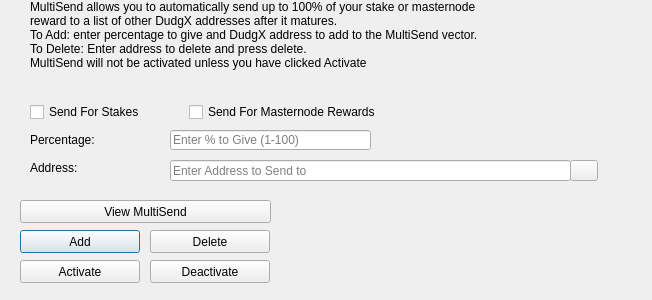
<?xml version="1.0" encoding="UTF-8"?>
<ui version="4.0">
 <class>MultiSendDialog</class>
 <widget class="QDialog" name="MultiSendDialog">
  <property name="windowModality">
   <enum>Qt::NonModal</enum>
  </property>
  <property name="geometry">
   <rect>
    <x>0</x>
    <y>0</y>
    <width>652</width>
    <height>300</height>
   </rect>
  </property>
  <property name="windowTitle">
   <string>MultiSend</string>
  </property>
  <widget class="QLineEdit" name="multiSendPercentEdit">
   <property name="geometry">
    <rect>
     <x>170</x>
     <y>130</y>
     <width>201</width>
     <height>20</height>
    </rect>
   </property>
   <property name="toolTip">
    <string>Enter whole numbers 1 - 100</string>
   </property>
   <property name="placeholderText">
    <string>Enter % to Give (1-100)</string>
   </property>
  </widget>
  <widget class="QLineEdit" name="multiSendAddressEdit">
   <property name="geometry">
    <rect>
     <x>170</x>
     <y>160</y>
     <width>401</width>
     <height>21</height>
    </rect>
   </property>
   <property name="toolTip">
    <string/>
   </property>
   <property name="placeholderText">
    <string>Enter Address to Send to</string>
   </property>
  </widget>
  <widget class="QLabel" name="label_2">
   <property name="geometry">
    <rect>
     <x>30</x>
     <y>0</y>
     <width>451</width>
     <height>121</height>
    </rect>
   </property>
   <property name="lineWidth">
    <number>1</number>
   </property>
   <property name="text">
    <string>MultiSend allows you to automatically send up to 100% of your stake or masternode reward to a list of other DudgX addresses after it matures.
To Add: enter percentage to give and DudgX address to add to the MultiSend vector.
To Delete: Enter address to delete and press delete.
MultiSend will not be activated unless you have clicked Activate</string>
   </property>
   <property name="alignment">
    <set>Qt::AlignLeading|Qt::AlignLeft|Qt::AlignTop</set>
   </property>
   <property name="wordWrap">
    <bool>true</bool>
   </property>
  </widget>
  <widget class="QLabel" name="message">
   <property name="geometry">
    <rect>
     <x>290</x>
     <y>200</y>
     <width>351</width>
     <height>91</height>
    </rect>
   </property>
   <property name="text">
    <string/>
   </property>
  </widget>
  <widget class="QPushButton" name="addButton">
   <property name="geometry">
    <rect>
     <x>20</x>
     <y>230</y>
     <width>120</width>
     <height>23</height>
    </rect>
   </property>
   <property name="toolTip">
    <string/>
   </property>
   <property name="statusTip">
    <string>Add to MultiSend Vector</string>
   </property>
   <property name="text">
    <string>Add</string>
   </property>
  </widget>
  <widget class="QPushButton" name="disableButton">
   <property name="geometry">
    <rect>
     <x>150</x>
     <y>260</y>
     <width>120</width>
     <height>23</height>
    </rect>
   </property>
   <property name="statusTip">
    <string>Deactivate MultiSend</string>
   </property>
   <property name="text">
    <string>Deactivate</string>
   </property>
  </widget>
  <widget class="QPushButton" name="addressBookButton">
   <property name="geometry">
    <rect>
     <x>570</x>
     <y>160</y>
     <width>28</width>
     <height>21</height>
    </rect>
   </property>
   <property name="toolTip">
    <string>Choose an address from the address book</string>
   </property>
   <property name="text">
    <string/>
   </property>
   <property name="icon">
    <iconset resource="../DudgX.qrc">
     <normaloff>:/icons/address-book</normaloff>:/icons/address-book</iconset>
   </property>
   <property name="shortcut">
    <string>Alt+A</string>
   </property>
   <property name="autoDefault">
    <bool>false</bool>
   </property>
  </widget>
  <widget class="QLabel" name="label">
   <property name="geometry">
    <rect>
     <x>30</x>
     <y>130</y>
     <width>121</width>
     <height>20</height>
    </rect>
   </property>
   <property name="toolTip">
    <string>Percentage of stake to send</string>
   </property>
   <property name="text">
    <string>Percentage:</string>
   </property>
  </widget>
  <widget class="QLabel" name="label_5">
   <property name="geometry">
    <rect>
     <x>30</x>
     <y>160</y>
     <width>111</width>
     <height>16</height>
    </rect>
   </property>
   <property name="toolTip">
    <string>Address to send portion of stake to</string>
   </property>
   <property name="text">
    <string>Address:</string>
   </property>
  </widget>
  <widget class="QPushButton" name="deleteButton">
   <property name="geometry">
    <rect>
     <x>150</x>
     <y>230</y>
     <width>120</width>
     <height>23</height>
    </rect>
   </property>
   <property name="toolTip">
    <string/>
   </property>
   <property name="statusTip">
    <string>Delete Address From MultiSend Vector</string>
   </property>
   <property name="text">
    <string>Delete</string>
   </property>
  </widget>
  <widget class="QPushButton" name="activateButton">
   <property name="geometry">
    <rect>
     <x>20</x>
     <y>260</y>
     <width>120</width>
     <height>23</height>
    </rect>
   </property>
   <property name="statusTip">
    <string>Activate MultiSend</string>
   </property>
   <property name="text">
    <string>Activate</string>
   </property>
  </widget>
  <widget class="QPushButton" name="viewButton">
   <property name="geometry">
    <rect>
     <x>20</x>
     <y>200</y>
     <width>251</width>
     <height>23</height>
    </rect>
   </property>
   <property name="toolTip">
    <string/>
   </property>
   <property name="statusTip">
    <string>View MultiSend Vector</string>
   </property>
   <property name="text">
    <string>View MultiSend</string>
   </property>
  </widget>
  <widget class="QWidget" name="horizontalLayoutWidget">
   <property name="geometry">
    <rect>
     <x>30</x>
     <y>100</y>
     <width>351</width>
     <height>24</height>
    </rect>
   </property>
   <layout class="QHBoxLayout" name="horizontalLayout">
    <item>
     <widget class="QCheckBox" name="multiSendStakeCheckBox">
      <property name="text">
       <string>Send For Stakes</string>
      </property>
     </widget>
    </item>
    <item>
     <widget class="QCheckBox" name="multiSendMasternodeCheckBox">
      <property name="text">
       <string>Send For Masternode Rewards</string>
      </property>
     </widget>
    </item>
   </layout>
  </widget>
 </widget>
 <resources>
  <include location="../DudgX.qrc"/>
 </resources>
 <connections/>
</ui>
